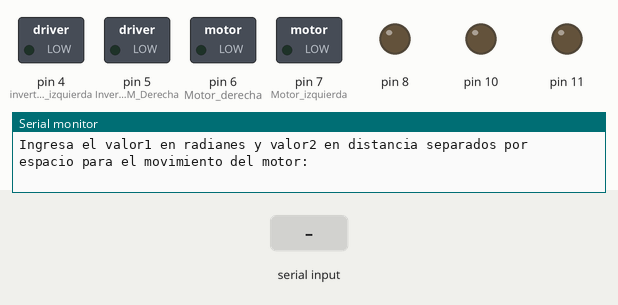
Recording of a sketch running on a simulated Arduino Uno, built with avr-gcc and run on an emulated ATmega328P. On the bench: switched loads named in the sketch (green lamp = pin HIGH), output pins drawn as LEDs (lit = HIGH), the last lines printed to the serial monitor. The inputs (shaded band) are chosen by the test bench.

Above: at 1.2 s.
1.3 s: "90,45\n" received over Serial
At 3.4 s:
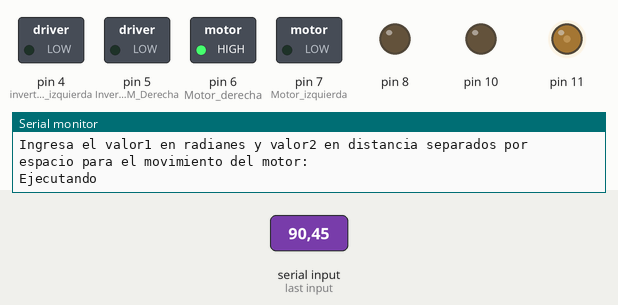
At 40.1 s:
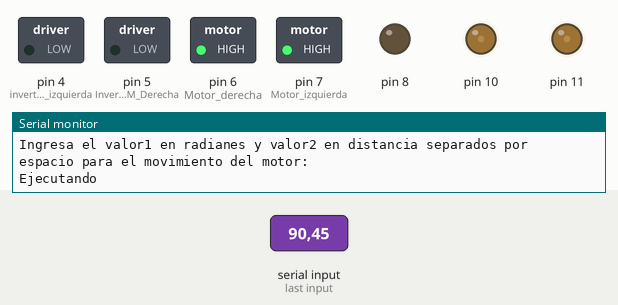
Timing chart, 0 to 40.6 s (numbered marks = the images above; inputs shaded):
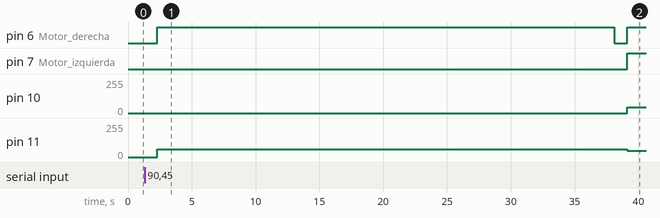

Measured:
- after the input at 1.3 s, pin 6 (Motor_derecha): LOW → HIGH after 1.0 s, → LOW 35.8 s later, → HIGH 1.0 s later; pin 7 (Motor_izquierda): LOW → HIGH after 37.8 s; pin 10: 0/255 → 45/255 after 37.8 s; pin 11: 0/255 → 60/255 after 1.0 s, → 47/255 36.8 s later

The sketch:

ejercicio5.ino
```cpp
void setup() {
  Serial.begin(9600);
  pinMode(8, OUTPUT);
  pinMode(6, OUTPUT);  //Motor derecha
  pinMode(5, OUTPUT);  //Invertida M Derecha
  pinMode(7, OUTPUT);  //Motor izquierda
  pinMode(4, OUTPUT);  //invertida M izquierda
  pinMode(3, INPUT);  //interrupción de contacto
  pinMode(2, INPUT);  //interrupción de infrarrojo
  Serial.println("Ingresa el valor1 en radianes y valor2 en distancia separados por espacio para el movimiento del motor:  ");
}


void loop() {

   if (Serial.available())
   {
      float a[2];

      for(int i=0; i<=2; i++)
      {
        a[i] = Serial.parseFloat();
      }

      float radianes=a[0];
      float distancia=a[1];

      move_robot(radianes,distancia);
   }


}


void move_robot(float radianes, float distancia)
{
     Serial.println("Ejecutando");

     float tiempo = (radianes*2500)/6.2832;
     float tiempo1 = (distancia*6000)/100;
      digitalWrite(7, LOW);
      digitalWrite(4,LOW);
      digitalWrite(6, HIGH);
      digitalWrite(5,LOW);
      analogWrite(11, 60);
      delay(tiempo);
      detener();

      delay(1000);

      digitalWrite(7, HIGH);
      digitalWrite(4,LOW);
      analogWrite(10, 45);
      digitalWrite(6, HIGH);
      digitalWrite(5,LOW);
      analogWrite(11, 47);
      delay(tiempo1);

      detener();

}


void detener()
{
      digitalWrite(7, LOW);
      digitalWrite(4,LOW);

      digitalWrite(6, LOW);
      digitalWrite(5,LOW);

}
```
